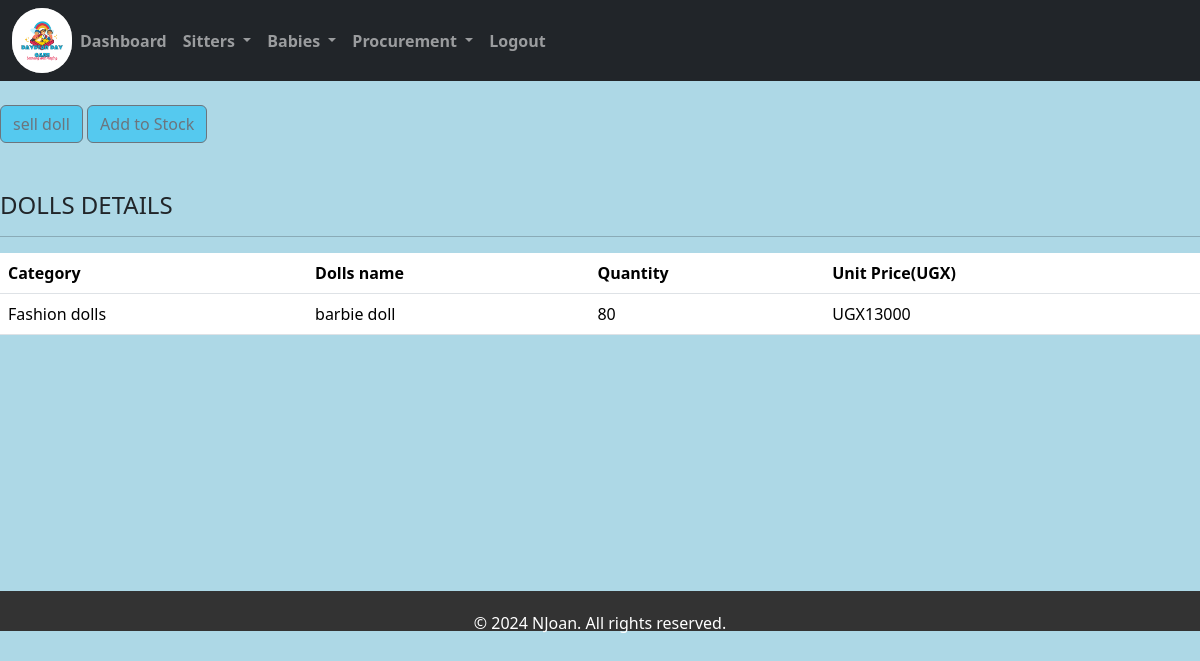
Before: /dollscorner/1/ with the older database file.
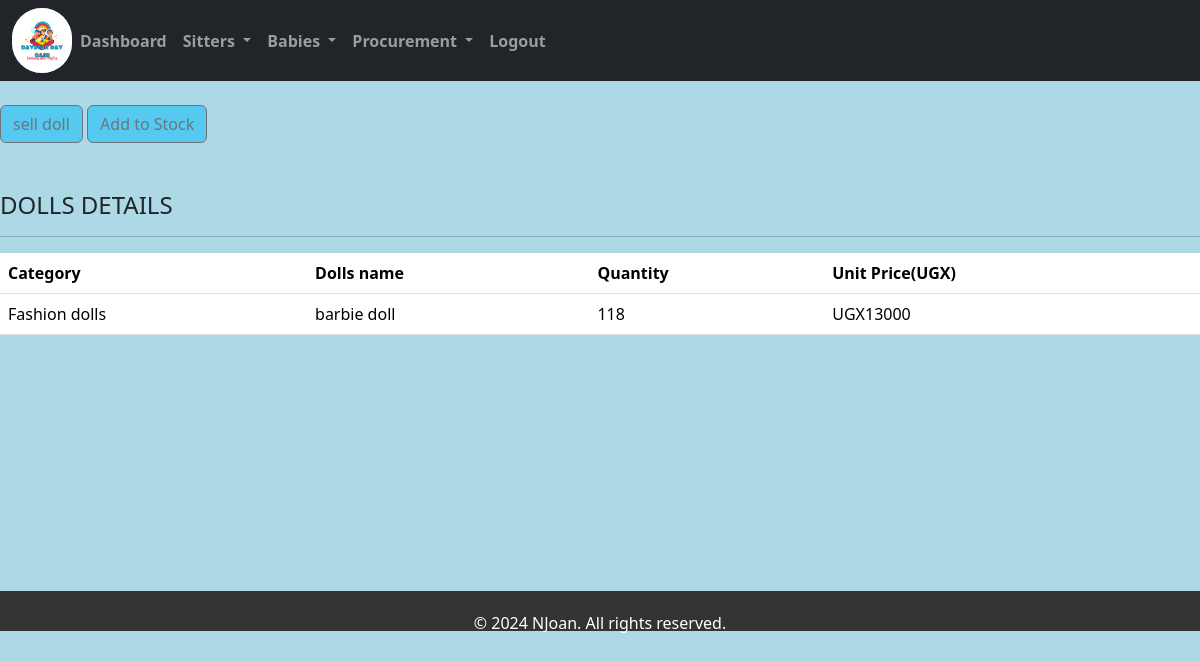
After: the same page with the newer database file.
### home/models.py (models this page shows, shortened)
class Doll(models.Model):
    category_doll = models.ForeignKey(Category_doll, on_delete=models.CASCADE, null=True, blank=True)
    name_of_the_doll = models.CharField(max_length=200, null=True, blank=True)
    quantity = models.IntegerField(default=0)
    issued_quantity = models.IntegerField(default=0, blank=True, null=True)
    received_quantity = models.IntegerField(default=0, null=True, blank=True)
    Unit_price = models.IntegerField(default=0, null=True, blank=True)
    date = models.DateField(default=timezone.now)

class Category_doll(models.Model):
    name = models.CharField(max_length=100)
    def __str__(self):
        return self.name

### home/views.py (the view)
# urls.py: path('dollscorner/<int:dolls_id>/', views.dollscorner, name='dollscorner'),#dollcorner
def dollscorner(request, dolls_id):
    dolls = get_object_or_404(Doll, id=dolls_id)
    return render(request, 'dollscorner.html', {'dolls': dolls})

### home/templates/dollscorner.html (shortened to what this page needs)
{%extends 'base.html' %}
{%load static %}
{% block content %}
<br>
<div>
    <a href="{% url 'issue_item'  dolls.id %}" class="hover_button" ><input type="submit" value="sell doll" class="btn btn-outline-secondary" placeholder="sell doll" style=" background-color: rgb(85, 201, 239);"/></a>
    <a href="{% url 'add_to_stock' dolls.id %}"  class="hover-button"><input type= "submit" value="Add to Stock" class="btn btn-outline-secondary" type="button" style=" background-color: rgb(85, 201, 239);"/></a>
</div>
<br><br>
    <h4> DOLLS  DETAILS </h4><hr>
    <table class="table ">
        <thead class="thead-dark table-">
            <tr>
                <th scope="col" class="project-h1">Category</th>
                <th scope="col" class="project-h1">Dolls name</th>
                <th scope="col" class="project-h1">Quantity</th>
                <th scope="col" class="project-h1">Unit Price(UGX)</th>
            </tr>
        </thead>
        <tbody>
            <tr>
                <td>{{dolls.category_doll}}</td>
                <td>{{dolls.name_of_the_doll}}</td>
                <td>{{dolls.quantity}}</td>
                <td>UGX{{dolls.Unit_price}}</td>
        </tr>
    </tbody>
</table>
<br><br><br><br><br><br><br><br><br><br>
{% endblock %}

Changed rows visible on the page:
changed Doll "barbie doll": quantity "80" → "118"
